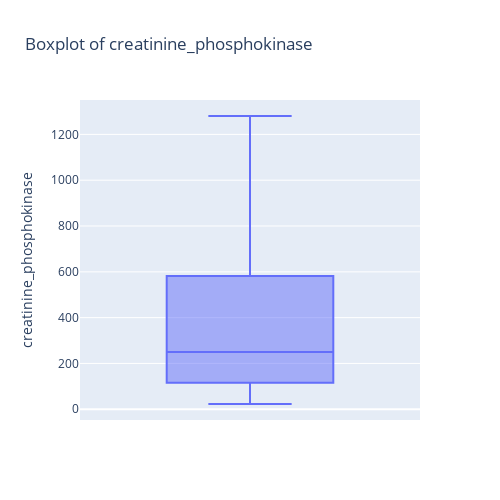
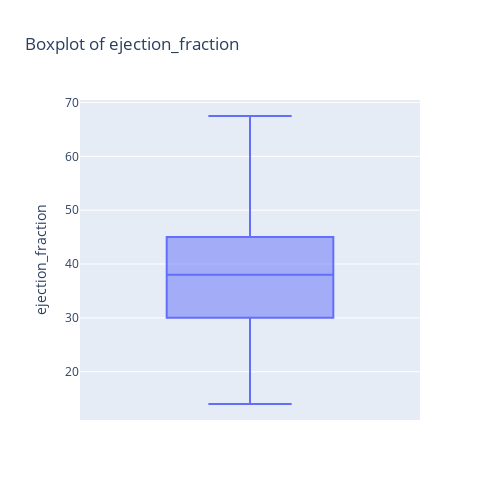
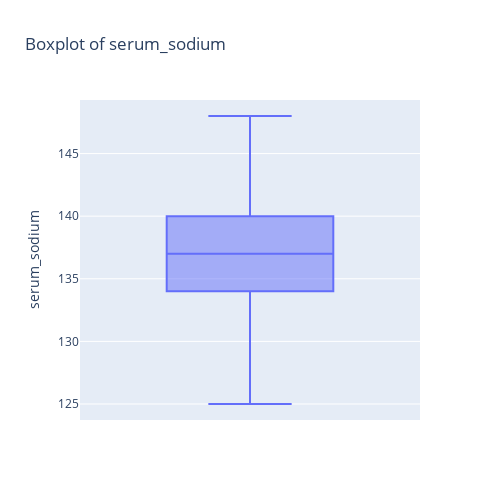
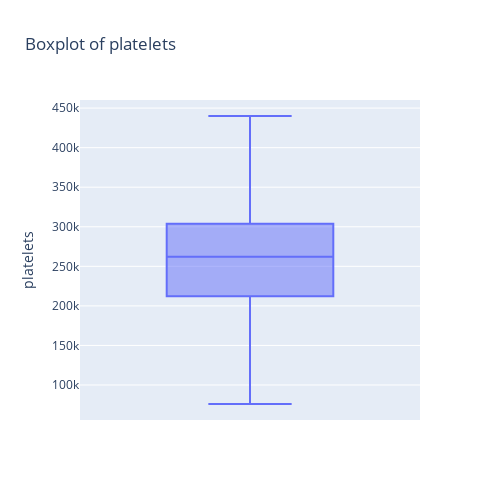

Notebook code for these charts, in order:
### Markdown cell above
menggunakan fungsi sebelumnya untuk menghilangkan outliers dari fitur yang dipilih yaitu `creatinine_phosphokinase`, `ejection_fraction`,  `serum_sodium`, `platelets`, dan `serum_creatinine`

### Code cell
for feature in df[outliersCOL]:
    fig = px.box(df[numCol], y=feature, title=f'Boxplot of {feature}')
    fig.update_layout(height=500, width=500)
    fig.show()

### Figure 1 — Plotly figure (JSON) as saved in the notebook; plotly's stock layout.template omitted (floating-point values rounded to 4 significant figures; data arrays with more than 128 entries replaced by an {"elided": "..."} marker saying what was removed)
{"data": [{"alignmentgroup": "True", "hovertemplate": "creatinine_phosphokinase=%{y}<extra></extra>", "legendgroup": "", "marker": {"color": "#636efa"}, "name": "", "notched": false, "offsetgroup": "", "orientation": "v", "showlegend": false, "type": "box", "x0": " ", "xaxis": "x", "y": {"elided": "299 float values"}, "y0": " ", "yaxis": "y"}], "layout": {"boxmode": "group", "height": 500, "legend": {"tracegroupgap": 0}, "title": {"text": "Boxplot of creatinine_phosphokinase"}, "width": 500, "xaxis": {"anchor": "y", "domain": [0, 1]}, "yaxis": {"anchor": "x", "domain": [0, 1], "title": {"text": "creatinine_phosphokinase"}}}}

### Figure 2 — Plotly figure (JSON) as saved in the notebook; plotly's stock layout.template omitted (floating-point values rounded to 4 significant figures; data arrays with more than 128 entries replaced by an {"elided": "..."} marker saying what was removed)
{"data": [{"alignmentgroup": "True", "hovertemplate": "ejection_fraction=%{y}<extra></extra>", "legendgroup": "", "marker": {"color": "#636efa"}, "name": "", "notched": false, "offsetgroup": "", "orientation": "v", "showlegend": false, "type": "box", "x0": " ", "xaxis": "x", "y": {"elided": "299 float values"}, "y0": " ", "yaxis": "y"}], "layout": {"boxmode": "group", "height": 500, "legend": {"tracegroupgap": 0}, "title": {"text": "Boxplot of ejection_fraction"}, "width": 500, "xaxis": {"anchor": "y", "domain": [0, 1]}, "yaxis": {"anchor": "x", "domain": [0, 1], "title": {"text": "ejection_fraction"}}}}

### Figure 3 — Plotly figure (JSON) as saved in the notebook; plotly's stock layout.template omitted (floating-point values rounded to 4 significant figures; data arrays with more than 128 entries replaced by an {"elided": "..."} marker saying what was removed)
{"data": [{"alignmentgroup": "True", "hovertemplate": "serum_sodium=%{y}<extra></extra>", "legendgroup": "", "marker": {"color": "#636efa"}, "name": "", "notched": false, "offsetgroup": "", "orientation": "v", "showlegend": false, "type": "box", "x0": " ", "xaxis": "x", "y": {"elided": "299 int values"}, "y0": " ", "yaxis": "y"}], "layout": {"boxmode": "group", "height": 500, "legend": {"tracegroupgap": 0}, "title": {"text": "Boxplot of serum_sodium"}, "width": 500, "xaxis": {"anchor": "y", "domain": [0, 1]}, "yaxis": {"anchor": "x", "domain": [0, 1], "title": {"text": "serum_sodium"}}}}

### Figure 4 — Plotly figure (JSON) as saved in the notebook; plotly's stock layout.template omitted (floating-point values rounded to 4 significant figures; data arrays with more than 128 entries replaced by an {"elided": "..."} marker saying what was removed)
{"data": [{"alignmentgroup": "True", "hovertemplate": "platelets=%{y}<extra></extra>", "legendgroup": "", "marker": {"color": "#636efa"}, "name": "", "notched": false, "offsetgroup": "", "orientation": "v", "showlegend": false, "type": "box", "x0": " ", "xaxis": "x", "y": {"elided": "299 float values"}, "y0": " ", "yaxis": "y"}], "layout": {"boxmode": "group", "height": 500, "legend": {"tracegroupgap": 0}, "title": {"text": "Boxplot of platelets"}, "width": 500, "xaxis": {"anchor": "y", "domain": [0, 1]}, "yaxis": {"anchor": "x", "domain": [0, 1], "title": {"text": "platelets"}}}}
